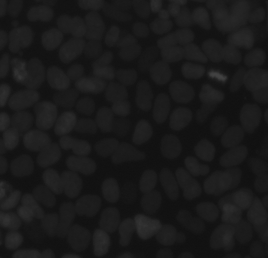
#> input picture Cropped_mCherry_GFP_images/Cropped2_mCherry_138.tiff, 268 x 258 px, found by its file name
$ python countRedGFPcells.py
#> lines starting #> are read from the running program, lines starting #| are printed output that depends on the picture; after the words box and inside, x2 and y2 are one past the last pixel; in counts of white or black regions, pixels touching at a corner belong together; pictures that were not available may be replaced by others from this repository, and a replacement may not be noted
## This python script counts the number of GFP cells
# that is overlapped with the red cells in a given microscopy image

import matplotlib.pyplot as plt
import numpy as np
from scipy import ndimage as ndi
import cv2
from skimage import (
    color, feature, filters, measure, morphology, segmentation, util
)
import os
from skimage import img_as_ubyte
from skimage.color import rgb2gray

# Set up the path where your chosen image is located
os.getcwd()
os.chdir("/Users/tiena/OneDrive/Documents/Java,Pymol,Rproj/ImageAnalysis")
os.getcwd()

# Choose your mCheery cells
image = img_as_ubyte(cv2.imread('Cropped2_mCherry_138.tiff'))
#> image is the input picture: shape (258, 268, 3); min 16, max 66, mean 25.9
# Choose your GFP cells
seg1 = img_as_ubyte(cv2.imread('Cropped2_GFP.tiff'))
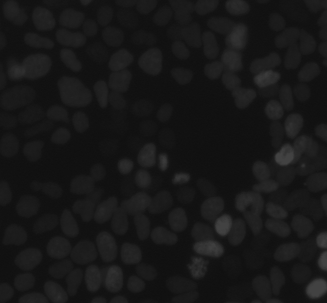
#> input picture Cropped_mCherry_GFP_images/Cropped3_mCherry_143.tiff, 327 x 303 px, given in place of Cropped2_GFP.tiff, which was not available
#> seg1 is the input picture: shape (303, 327, 3); min 15, max 66, mean 23.7

# Convert the images into a grayscale image
grey = rgb2gray(image)
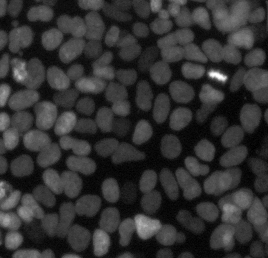
#> grey: shape (258, 268) float64; min 0.0627, max 0.259, mean 0.101; drawn with min black and max white
seg1_grey = rgb2gray(seg1)
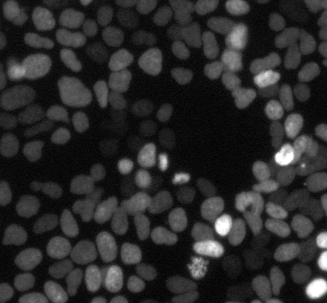
#> seg1_grey: shape (303, 327) float64; min 0.0588, max 0.259, mean 0.093; drawn with min black and max white

# Setting up the threshold array to identify the cells
# The class might be modified depending on the cell image, the range is 2 to 4
thresholds = filters.threshold_multiotsu(grey, classes=2)
#> thresholds = [0.0984]
cells = grey > thresholds[0]
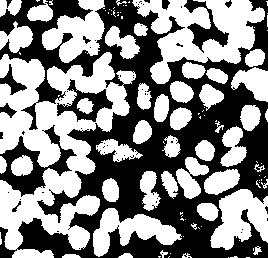
#> cells: shape (258, 268) bool; 52.6% white; 61 black regions (49 under 20 px), largest, box (x1, y1, x2, y2) and area: (0, 0, 268, 258) 28738, (0, 125, 77, 197) 1731, (57, 79, 113, 122) 845
seg1_thresh = filters.threshold_multiotsu(seg1_grey, classes=2)
#> seg1_thresh = [0.102]
seg1_cells = seg1_grey > seg1_thresh[0]
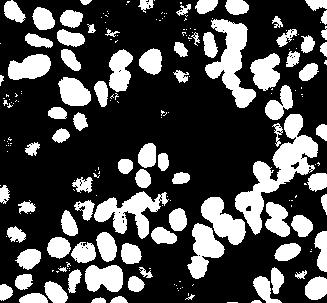
#> seg1_cells: shape (303, 327) bool; 29.6% white; 204 white regions (118 under 20 px), largest, box (x1, y1, x2, y2) and area: (235, 114, 318, 235) 3051, (205, 19, 256, 108) 1930, (94, 191, 169, 239) 1530

# Create a distance array to segment the cells from overlapping one
# The minimum distance might be modified depending on the cell image, the range is 5 to 6
distance = ndi.distance_transform_edt(cells)
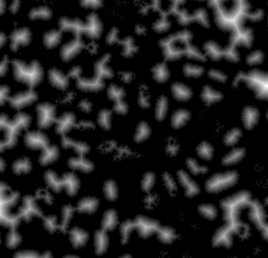
#> distance: shape (258, 268) float64; min 0, max 15.13, mean 2.02; drawn with min black and max white
local_max_coords = feature.peak_local_max(distance, min_distance=5)
#> local_max_coords = 129 pairs, first value 5 to 250, second value 10 to 262
local_max_mask = np.zeros(distance.shape, dtype=bool)
local_max_mask[tuple(local_max_coords.T)] = True
markers = measure.label(local_max_mask)

# The cells are segmented and watershed for counting
segmented_cells = segmentation.watershed(-distance, markers, mask=cells)
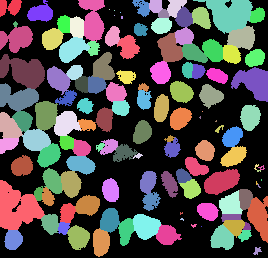
#> segmented_cells: shape (258, 268) int32; 130 distinct labels, from 0 to 129; one colour per label, 0 black

# Mask the two images together
#> (the run stopped early here; a loop or call above may not have finished)
